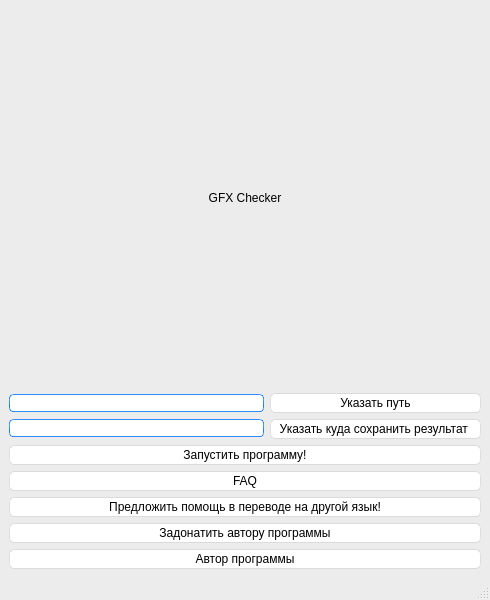
<?xml version="1.0" encoding="UTF-8"?>
<ui version="4.0">
 <class>Startwindow</class>
 <widget class="QMainWindow" name="Startwindow">
  <property name="geometry">
   <rect>
    <x>0</x>
    <y>0</y>
    <width>490</width>
    <height>600</height>
   </rect>
  </property>
  <property name="windowTitle">
   <string>GFX Checker</string>
  </property>
  <property name="styleSheet">
   <string notr="true">/*
Aqua Style Sheet for QT Applications
Author: Jaime A. Quiroga P.
Company: GTRONICK
Last updated: 22/01/2019, 07:55.
Available at: https://github.com/GTRONICK/QSS/blob/master/Aqua.qss
*/
QMainWindow {
	background-color:#ececec;
}
QTextEdit {
	border-width: 1px;
	border-style: solid;
	border-color: qlineargradient(spread:pad, x1:0.5, y1:1, x2:0.5, y2:0, stop:0 rgba(0, 113, 255, 255), stop:1 rgba(91, 171, 252, 255));
}
QPlainTextEdit {
	border-width: 1px;
	border-style: solid;
	border-color: qlineargradient(spread:pad, x1:0.5, y1:1, x2:0.5, y2:0, stop:0 rgba(0, 113, 255, 255), stop:1 rgba(91, 171, 252, 255));
}
QToolButton {
	border-style: solid;
	border-top-color: qlineargradient(spread:pad, x1:0.5, y1:1, x2:0.5, y2:0, stop:0 rgb(215, 215, 215), stop:1 rgb(222, 222, 222));
	border-right-color: qlineargradient(spread:pad, x1:0, y1:0.5, x2:1, y2:0.5, stop:0 rgb(217, 217, 217), stop:1 rgb(227, 227, 227));
	border-left-color: qlineargradient(spread:pad, x1:0, y1:0.5, x2:1, y2:0.5, stop:0 rgb(227, 227, 227), stop:1 rgb(217, 217, 217));
	border-bottom-color: qlineargradient(spread:pad, x1:0.5, y1:1, x2:0.5, y2:0, stop:0 rgb(215, 215, 215), stop:1 rgb(222, 222, 222));
	border-width: 1px;
	border-radius: 5px;
	color: rgb(0,0,0);
	padding: 2px;
	background-color: rgb(255,255,255);
}
QToolButton:hover{
	border-style: solid;
	border-top-color: qlineargradient(spread:pad, x1:0.5, y1:1, x2:0.5, y2:0, stop:0 rgb(195, 195, 195), stop:1 rgb(222, 222, 222));
	border-right-color: qlineargradient(spread:pad, x1:0, y1:0.5, x2:1, y2:0.5, stop:0 rgb(197, 197, 197), stop:1 rgb(227, 227, 227));
	border-left-color: qlineargradient(spread:pad, x1:0, y1:0.5, x2:1, y2:0.5, stop:0 rgb(227, 227, 227), stop:1 rgb(197, 197, 197));
	border-bottom-color: qlineargradient(spread:pad, x1:0.5, y1:1, x2:0.5, y2:0, stop:0 rgb(195, 195, 195), stop:1 rgb(222, 222, 222));
	border-width: 1px;
	border-radius: 5px;
	color: rgb(0,0,0);
	padding: 2px;
	background-color: rgb(255,255,255);
}
QToolButton:pressed{
	border-style: solid;
	border-top-color: qlineargradient(spread:pad, x1:0.5, y1:1, x2:0.5, y2:0, stop:0 rgb(215, 215, 215), stop:1 rgb(222, 222, 222));
	border-right-color: qlineargradient(spread:pad, x1:0, y1:0.5, x2:1, y2:0.5, stop:0 rgb(217, 217, 217), stop:1 rgb(227, 227, 227));
	border-left-color: qlineargradient(spread:pad, x1:0, y1:0.5, x2:1, y2:0.5, stop:0 rgb(227, 227, 227), stop:1 rgb(217, 217, 217));
	border-bottom-color: qlineargradient(spread:pad, x1:0.5, y1:1, x2:0.5, y2:0, stop:0 rgb(215, 215, 215), stop:1 rgb(222, 222, 222));
	border-width: 1px;
	border-radius: 5px;
	color: rgb(0,0,0);
	padding: 2px;
	background-color: rgb(142,142,142);
}
QPushButton{
	border-style: solid;
	border-top-color: qlineargradient(spread:pad, x1:0.5, y1:1, x2:0.5, y2:0, stop:0 rgb(215, 215, 215), stop:1 rgb(222, 222, 222));
	border-right-color: qlineargradient(spread:pad, x1:0, y1:0.5, x2:1, y2:0.5, stop:0 rgb(217, 217, 217), stop:1 rgb(227, 227, 227));
	border-left-color: qlineargradient(spread:pad, x1:0, y1:0.5, x2:1, y2:0.5, stop:0 rgb(227, 227, 227), stop:1 rgb(217, 217, 217));
	border-bottom-color: qlineargradient(spread:pad, x1:0.5, y1:1, x2:0.5, y2:0, stop:0 rgb(215, 215, 215), stop:1 rgb(222, 222, 222));
	border-width: 1px;
	border-radius: 5px;
	color: rgb(0,0,0);
	padding: 2px;
	background-color: rgb(255,255,255);
}
QPushButton::default{
	border-style: solid;
	border-top-color: qlineargradient(spread:pad, x1:0.5, y1:1, x2:0.5, y2:0, stop:0 rgb(215, 215, 215), stop:1 rgb(222, 222, 222));
	border-right-color: qlineargradient(spread:pad, x1:0, y1:0.5, x2:1, y2:0.5, stop:0 rgb(217, 217, 217), stop:1 rgb(227, 227, 227));
	border-left-color: qlineargradient(spread:pad, x1:0, y1:0.5, x2:1, y2:0.5, stop:0 rgb(227, 227, 227), stop:1 rgb(217, 217, 217));
	border-bottom-color: qlineargradient(spread:pad, x1:0.5, y1:1, x2:0.5, y2:0, stop:0 rgb(215, 215, 215), stop:1 rgb(222, 222, 222));
	border-width: 1px;
	border-radius: 5px;
	color: rgb(0,0,0);
	padding: 2px;
	background-color: rgb(255,255,255);
}
QPushButton:hover{
	border-style: solid;
	border-top-color: qlineargradient(spread:pad, x1:0.5, y1:1, x2:0.5, y2:0, stop:0 rgb(195, 195, 195), stop:1 rgb(222, 222, 222));
	border-right-color: qlineargradient(spread:pad, x1:0, y1:0.5, x2:1, y2:0.5, stop:0 rgb(197, 197, 197), stop:1 rgb(227, 227, 227));
	border-left-color: qlineargradient(spread:pad, x1:0, y1:0.5, x2:1, y2:0.5, stop:0 rgb(227, 227, 227), stop:1 rgb(197, 197, 197));
	border-bottom-color: qlineargradient(spread:pad, x1:0.5, y1:1, x2:0.5, y2:0, stop:0 rgb(195, 195, 195), stop:1 rgb(222, 222, 222));
	border-width: 1px;
	border-radius: 5px;
	color: rgb(0,0,0);
	padding: 2px;
	background-color: rgb(255,255,255);
}
QPushButton:pressed{
	border-style: solid;
	border-top-color: qlineargradient(spread:pad, x1:0.5, y1:1, x2:0.5, y2:0, stop:0 rgb(215, 215, 215), stop:1 rgb(222, 222, 222));
	border-right-color: qlineargradient(spread:pad, x1:0, y1:0.5, x2:1, y2:0.5, stop:0 rgb(217, 217, 217), stop:1 rgb(227, 227, 227));
	border-left-color: qlineargradient(spread:pad, x1:0, y1:0.5, x2:1, y2:0.5, stop:0 rgb(227, 227, 227), stop:1 rgb(217, 217, 217));
	border-bottom-color: qlineargradient(spread:pad, x1:0.5, y1:1, x2:0.5, y2:0, stop:0 rgb(215, 215, 215), stop:1 rgb(222, 222, 222));
	border-width: 1px;
	border-radius: 5px;
	color: rgb(0,0,0);
	padding: 2px;
	background-color: rgb(142,142,142);
}
QPushButton:disabled{
	border-style: solid;
	border-top-color: qlineargradient(spread:pad, x1:0.5, y1:1, x2:0.5, y2:0, stop:0 rgb(215, 215, 215), stop:1 rgb(222, 222, 222));
	border-right-color: qlineargradient(spread:pad, x1:0, y1:0.5, x2:1, y2:0.5, stop:0 rgb(217, 217, 217), stop:1 rgb(227, 227, 227));
	border-left-color: qlineargradient(spread:pad, x1:0, y1:0.5, x2:1, y2:0.5, stop:0 rgb(227, 227, 227), stop:1 rgb(217, 217, 217));
	border-bottom-color: qlineargradient(spread:pad, x1:0.5, y1:1, x2:0.5, y2:0, stop:0 rgb(215, 215, 215), stop:1 rgb(222, 222, 222));
	border-width: 1px;
	border-radius: 5px;
	color: #808086;
	padding: 2px;
	background-color: rgb(142,142,142);
}
QLineEdit {
	border-width: 1px; border-radius: 4px;
	border-style: solid;
	border-color: qlineargradient(spread:pad, x1:0.5, y1:1, x2:0.5, y2:0, stop:0 rgba(0, 113, 255, 255), stop:1 rgba(91, 171, 252, 255));
}
QLabel {
	color: #000000;
}
QLCDNumber {
	color: rgb(0, 113, 255, 255);
}
QProgressBar {
	text-align: center;
	color: rgb(240, 240, 240);
	border-width: 1px; 
	border-radius: 10px;
	border-color: rgb(230, 230, 230);
	border-style: solid;
	background-color:rgb(207,207,207);
}
QProgressBar::chunk {
	background-color: qlineargradient(spread:pad, x1:0.5, y1:1, x2:0.5, y2:0, stop:0 rgba(49, 147, 250, 255), stop:1 rgba(34, 142, 255, 255));
	border-radius: 10px;
}
QMenuBar {
	background-color: qlineargradient(spread:pad, x1:0.5, y1:1, x2:0.5, y2:0, stop:0 rgba(207, 209, 207, 255), stop:1 rgba(230, 229, 230, 255));
}
QMenuBar::item {
	color: #000000;
  	spacing: 3px;
  	padding: 1px 4px;
	background-color: qlineargradient(spread:pad, x1:0.5, y1:1, x2:0.5, y2:0, stop:0 rgba(207, 209, 207, 255), stop:1 rgba(230, 229, 230, 255));
}

QMenuBar::item:selected {
  	background-color: qlineargradient(spread:pad, x1:0.5, y1:1, x2:0.5, y2:0, stop:0 rgba(0, 113, 255, 255), stop:1 rgba(91, 171, 252, 255));
	color: #FFFFFF;
}
QMenu::item:selected {
	border-style: solid;
	border-top-color: transparent;
	border-right-color: transparent;
	border-left-color: qlineargradient(spread:pad, x1:0.5, y1:1, x2:0.5, y2:0, stop:0 rgba(0, 113, 255, 255), stop:1 rgba(91, 171, 252, 255));
	border-bottom-color: transparent;
	border-left-width: 2px;
	color: #000000;
	padding-left:15px;
	padding-top:4px;
	padding-bottom:4px;
	padding-right:7px;
}
QMenu::item {
	border-style: solid;
	border-top-color: transparent;
	border-right-color: transparent;
	border-left-color: transparent;
	border-bottom-color: transparent;
	border-bottom-width: 1px;
	color: #000000;
	padding-left:17px;
	padding-top:4px;
	padding-bottom:4px;
	padding-right:7px;
}
QTabWidget {
	color:rgb(0,0,0);
	background-color:#000000;
}
QTabWidget::pane {
		border-color: rgb(223,223,223);
		background-color:rgb(226,226,226);
		border-style: solid;
		border-width: 2px;
    	border-radius: 6px;
}
QTabBar::tab:first {
	border-style: solid;
	border-left-width:1px;
	border-right-width:0px;
	border-top-width:1px;
	border-bottom-width:1px;
	border-top-color: rgb(209,209,209);
	border-left-color: qlineargradient(spread:pad, x1:0.5, y1:1, x2:0.5, y2:0, stop:0 rgba(209, 209, 209, 209), stop:1 rgba(229, 229, 229, 229));
	border-bottom-color: rgb(229,229,229);
	border-top-left-radius: 4px;
	border-bottom-left-radius: 4px;
	color: #000000;
	padding: 3px;
	margin-left:0px;
	background-color: qlineargradient(spread:pad, x1:0.5, y1:1, x2:0.5, y2:0, stop:0 rgba(247, 247, 247, 255), stop:1 rgba(255, 255, 255, 255));
}
QTabBar::tab:last {
	border-style: solid;
	border-width:1px;
	border-top-color: rgb(209,209,209);
	border-left-color: qlineargradient(spread:pad, x1:0.5, y1:1, x2:0.5, y2:0, stop:0 rgba(209, 209, 209, 209), stop:1 rgba(229, 229, 229, 229));
	border-right-color: qlineargradient(spread:pad, x1:0.5, y1:1, x2:0.5, y2:0, stop:0 rgba(209, 209, 209, 209), stop:1 rgba(229, 229, 229, 229));
	border-bottom-color: rgb(229,229,229);
	border-top-right-radius: 4px;
	border-bottom-right-radius: 4px;
	color: #000000;
	padding: 3px;
	margin-left:0px;
	background-color: qlineargradient(spread:pad, x1:0.5, y1:1, x2:0.5, y2:0, stop:0 rgba(247, 247, 247, 255), stop:1 rgba(255, 255, 255, 255));
}
QTabBar::tab {
	border-style: solid;
	border-top-width:1px;
	border-bottom-width:1px;
	border-left-width:1px;
	border-top-color: rgb(209,209,209);
	border-left-color: qlineargradient(spread:pad, x1:0.5, y1:1, x2:0.5, y2:0, stop:0 rgba(209, 209, 209, 209), stop:1 rgba(229, 229, 229, 229));
	border-bottom-color: rgb(229,229,229);
	color: #000000;
	padding: 3px;
	margin-left:0px;
	background-color: qlineargradient(spread:pad, x1:0.5, y1:1, x2:0.5, y2:0, stop:0 rgba(247, 247, 247, 255), stop:1 rgba(255, 255, 255, 255));
}
QTabBar::tab:selected, QTabBar::tab:last:selected, QTabBar::tab:hover {
  	border-style: solid;
  	border-left-width:1px;
	border-right-color: transparent;
	border-top-color: rgb(209,209,209);
	border-left-color: qlineargradient(spread:pad, x1:0.5, y1:1, x2:0.5, y2:0, stop:0 rgba(209, 209, 209, 209), stop:1 rgba(229, 229, 229, 229));
	border-bottom-color: rgb(229,229,229);
	color: #FFFFFF;
	padding: 3px;
	margin-left:0px;
	background-color: qlineargradient(spread:pad, x1:0.5, y1:1, x2:0.5, y2:0, stop:0 rgba(0, 113, 255, 255), stop:1 rgba(91, 171, 252, 255));
}

QTabBar::tab:selected, QTabBar::tab:first:selected, QTabBar::tab:hover {
  	border-style: solid;
  	border-left-width:1px;
  	border-bottom-width:1px;
  	border-top-width:1px;
	border-right-color: transparent;
	border-top-color: rgb(209,209,209);
	border-left-color: qlineargradient(spread:pad, x1:0.5, y1:1, x2:0.5, y2:0, stop:0 rgba(209, 209, 209, 209), stop:1 rgba(229, 229, 229, 229));
	border-bottom-color: rgb(229,229,229);
	color: #FFFFFF;
	padding: 3px;
	margin-left:0px;
	background-color: qlineargradient(spread:pad, x1:0.5, y1:1, x2:0.5, y2:0, stop:0 rgba(0, 113, 255, 255), stop:1 rgba(91, 171, 252, 255));
}

QCheckBox {
	color: #000000;
	padding: 2px;
}
QCheckBox:disabled {
	color: #808086;
	padding: 2px;
}

QCheckBox:hover {
	border-radius:4px;
	border-style:solid;
	padding-left: 1px;
	padding-right: 1px;
	padding-bottom: 1px;
	padding-top: 1px;
	border-width:1px;
	border-color: transparent;
}
QCheckBox::indicator:checked {

	height: 10px;
	width: 10px;
	border-style:solid;
	border-width: 1px;
	border-color: qlineargradient(spread:pad, x1:0.5, y1:1, x2:0.5, y2:0, stop:0 rgba(0, 113, 255, 255), stop:1 rgba(91, 171, 252, 255));
	color: #000000;
	background-color: qlineargradient(spread:pad, x1:0.5, y1:1, x2:0.5, y2:0, stop:0 rgba(0, 113, 255, 255), stop:1 rgba(91, 171, 252, 255));
}
QCheckBox::indicator:unchecked {

	height: 10px;
	width: 10px;
	border-style:solid;
	border-width: 1px;
	border-color: qlineargradient(spread:pad, x1:0.5, y1:1, x2:0.5, y2:0, stop:0 rgba(0, 113, 255, 255), stop:1 rgba(91, 171, 252, 255));
	color: #000000;
}
QRadioButton {
	color: 000000;
	padding: 1px;
}
QRadioButton::indicator:checked {
	height: 10px;
	width: 10px;
	border-style:solid;
	border-radius:5px;
	border-width: 1px;
	border-color: qlineargradient(spread:pad, x1:0.5, y1:1, x2:0.5, y2:0, stop:0 rgba(0, 113, 255, 255), stop:1 rgba(91, 171, 252, 255));
	color: #a9b7c6;
	background-color: qlineargradient(spread:pad, x1:0.5, y1:1, x2:0.5, y2:0, stop:0 rgba(0, 113, 255, 255), stop:1 rgba(91, 171, 252, 255));
}
QRadioButton::indicator:!checked {
	height: 10px;
	width: 10px;
	border-style:solid;
	border-radius:5px;
	border-width: 1px;
	border-color: qlineargradient(spread:pad, x1:0.5, y1:1, x2:0.5, y2:0, stop:0 rgba(0, 113, 255, 255), stop:1 rgba(91, 171, 252, 255));
	color: #a9b7c6;
	background-color: transparent;
}
QStatusBar {
	color:#027f7f;
}
QSpinBox {
	border-style: solid;
	border-width: 1px;
	border-color: qlineargradient(spread:pad, x1:0.5, y1:1, x2:0.5, y2:0, stop:0 rgba(0, 113, 255, 255), stop:1 rgba(91, 171, 252, 255));
}
QDoubleSpinBox {
	border-style: solid;
	border-width: 1px;
	border-color: qlineargradient(spread:pad, x1:0.5, y1:1, x2:0.5, y2:0, stop:0 rgba(0, 113, 255, 255), stop:1 rgba(91, 171, 252, 255));
}
QTimeEdit {
	border-style: solid;
	border-width: 1px;
	border-color: qlineargradient(spread:pad, x1:0.5, y1:1, x2:0.5, y2:0, stop:0 rgba(0, 113, 255, 255), stop:1 rgba(91, 171, 252, 255));
}
QDateTimeEdit {
	border-style: solid;
	border-width: 1px;
	border-color: qlineargradient(spread:pad, x1:0.5, y1:1, x2:0.5, y2:0, stop:0 rgba(0, 113, 255, 255), stop:1 rgba(91, 171, 252, 255));
}
QDateEdit {
	border-style: solid;
	border-width: 1px;
	border-color: qlineargradient(spread:pad, x1:0.5, y1:1, x2:0.5, y2:0, stop:0 rgba(0, 113, 255, 255), stop:1 rgba(91, 171, 252, 255));
}

QToolBox {
	color: #a9b7c6;
	background-color:#000000;
}
QToolBox::tab {
	color: #a9b7c6;
	background-color:#000000;
}
QToolBox::tab:selected {
	color: #FFFFFF;
	background-color:#000000;
}
QScrollArea {
	color: #FFFFFF;
	background-color:#000000;
}
QSlider::groove:horizontal {
	height: 5px;
	background-color: qlineargradient(spread:pad, x1:0.5, y1:1, x2:0.5, y2:0, stop:0 rgba(49, 147, 250, 255), stop:1 rgba(34, 142, 255, 255));
}
QSlider::groove:vertical {
	width: 5px;
	background-color: qlineargradient(spread:pad, x1:0.5, y1:1, x2:0.5, y2:0, stop:0 rgba(49, 147, 250, 255), stop:1 rgba(34, 142, 255, 255));
}
QSlider::handle:horizontal {
	background: rgb(253,253,253);
	border-style: solid;
	border-width: 1px;
	border-color: rgb(207,207,207);
	width: 12px;
	margin: -5px 0;
	border-radius: 7px;
}
QSlider::handle:vertical {
	background: rgb(253,253,253);
	border-style: solid;
	border-width: 1px;
	border-color: rgb(207,207,207);
	height: 12px;
	margin: 0 -5px;
	border-radius: 7px;
}
QSlider::add-page:horizontal {
    background: rgb(181,181,181);
}
QSlider::add-page:vertical {
    background: rgb(181,181,181);
}
QSlider::sub-page:horizontal {
    background-color: qlineargradient(spread:pad, x1:0.5, y1:1, x2:0.5, y2:0, stop:0 rgba(49, 147, 250, 255), stop:1 rgba(34, 142, 255, 255));
}
QSlider::sub-page:vertical {
    background-color: qlineargradient(spread:pad, y1:0.5, x1:1, y2:0.5, x2:0, stop:0 rgba(49, 147, 250, 255), stop:1 rgba(34, 142, 255, 255));
}
QScrollBar:horizontal {
	max-height: 20px;
	border: 1px transparent grey;
	margin: 0px 20px 0px 20px;
}
QScrollBar:vertical {
	max-width: 20px;
	border: 1px transparent grey;
	margin: 20px 0px 20px 0px;
}
QScrollBar::handle:horizontal {
	background: rgb(253,253,253);
	border-style: solid;
	border-width: 1px;
	border-color: rgb(207,207,207);
	border-radius: 7px;
	min-width: 25px;
}
QScrollBar::handle:horizontal:hover {
	background: rgb(253,253,253);
	border-style: solid;
	border-width: 1px;
	border-color: rgb(147, 200, 200);
	border-radius: 7px;
	min-width: 25px;
}
QScrollBar::handle:vertical {
	background: rgb(253,253,253);
	border-style: solid;
	border-width: 1px;
	border-color: rgb(207,207,207);
	border-radius: 7px;
	min-height: 25px;
}
QScrollBar::handle:vertical:hover {
	background: rgb(253,253,253);
	border-style: solid;
	border-width: 1px;
	border-color: rgb(147, 200, 200);
	border-radius: 7px;
	min-height: 25px;
}
QScrollBar::add-line:horizontal {
   border: 2px transparent grey;
   border-top-right-radius: 7px;
   border-bottom-right-radius: 7px;
   background: rgba(34, 142, 255, 255);
   width: 20px;
   subcontrol-position: right;
   subcontrol-origin: margin;
}
QScrollBar::add-line:horizontal:pressed {
   border: 2px transparent grey;
   border-top-right-radius: 7px;
   border-bottom-right-radius: 7px;
   background: rgb(181,181,181);
   width: 20px;
   subcontrol-position: right;
   subcontrol-origin: margin;
}
QScrollBar::add-line:vertical {
   border: 2px transparent grey;
   border-bottom-left-radius: 7px;
   border-bottom-right-radius: 7px;
   background: rgba(34, 142, 255, 255);
   height: 20px;
   subcontrol-position: bottom;
   subcontrol-origin: margin;
}
QScrollBar::add-line:vertical:pressed {
   border: 2px transparent grey;
   border-bottom-left-radius: 7px;
   border-bottom-right-radius: 7px;
   background: rgb(181,181,181);
   height: 20px;
   subcontrol-position: bottom;
   subcontrol-origin: margin;
}
QScrollBar::sub-line:horizontal {
   border: 2px transparent grey;
   border-top-left-radius: 7px;
   border-bottom-left-radius: 7px;
   background: rgba(34, 142, 255, 255);
   width: 20px;
   subcontrol-position: left;
   subcontrol-origin: margin;
}
QScrollBar::sub-line:horizontal:pressed {
   border: 2px transparent grey;
   border-top-left-radius: 7px;
   border-bottom-left-radius: 7px;
   background: rgb(181,181,181);
   width: 20px;
   subcontrol-position: left;
   subcontrol-origin: margin;
}
QScrollBar::sub-line:vertical {
   border: 2px transparent grey;
   border-top-left-radius: 7px;
   border-top-right-radius: 7px;
   background: rgba(34, 142, 255, 255);
   height: 20px;
   subcontrol-position: top;
   subcontrol-origin: margin;
}
QScrollBar::sub-line:vertical:pressed {
   border: 2px transparent grey;
   border-top-left-radius: 7px;
   border-top-right-radius: 7px;
   background: rgb(181,181,181);
   height: 20px;
   subcontrol-position: top;
   subcontrol-origin: margin;
}
QScrollBar::left-arrow:horizontal {
   border: 1px transparent grey;
   border-top-left-radius: 3px;
   border-bottom-left-radius: 3px;
   width: 6px;
   height: 6px;
   background: white;
}
QScrollBar::right-arrow:horizontal {
   border: 1px transparent grey;
   border-top-right-radius: 3px;
   border-bottom-right-radius: 3px;
   width: 6px;
   height: 6px;
   background: white;
}
QScrollBar::up-arrow:vertical {
   border: 1px transparent grey;
   border-top-left-radius: 3px;
   border-top-right-radius: 3px;
   width: 6px;
   height: 6px;
   background: white;
}
QScrollBar::down-arrow:vertical {
   border: 1px transparent grey;
   border-bottom-left-radius: 3px;
   border-bottom-right-radius: 3px;
   width: 6px;
   height: 6px;
   background: white;
}
QScrollBar::add-page:horizontal, QScrollBar::sub-page:horizontal {
   background: none;
}
QScrollBar::add-page:vertical, QScrollBar::sub-page:vertical {
   background: none;
}
</string>
  </property>
  <widget class="QWidget" name="centralwidget">
   <layout class="QGridLayout" name="gridLayout">
    <item row="0" column="0">
     <spacer name="verticalSpacer">
      <property name="orientation">
       <enum>Qt::Vertical</enum>
      </property>
      <property name="sizeHint" stdset="0">
       <size>
        <width>20</width>
        <height>40</height>
       </size>
      </property>
     </spacer>
    </item>
    <item row="1" column="0">
     <widget class="QLabel" name="main_text">
      <property name="enabled">
       <bool>true</bool>
      </property>
      <property name="layoutDirection">
       <enum>Qt::RightToLeft</enum>
      </property>
      <property name="autoFillBackground">
       <bool>false</bool>
      </property>
      <property name="styleSheet">
       <string notr="true">font: 16pt &quot;Brush King&quot;;</string>
      </property>
      <property name="text">
       <string>GFX Checker</string>
      </property>
      <property name="textFormat">
       <enum>Qt::AutoText</enum>
      </property>
      <property name="alignment">
       <set>Qt::AlignCenter</set>
      </property>
     </widget>
    </item>
    <item row="3" column="0">
     <layout class="QVBoxLayout" name="verticalLayout_4">
      <item>
       <layout class="QHBoxLayout" name="horizontalLayout">
        <item>
         <layout class="QVBoxLayout" name="verticalLayout_2">
          <item>
           <widget class="QLineEdit" name="lineEdit_index"/>
          </item>
          <item>
           <widget class="QLineEdit" name="lineEdit_save"/>
          </item>
         </layout>
        </item>
        <item>
         <layout class="QVBoxLayout" name="verticalLayout_3">
          <item>
           <widget class="QPushButton" name="path_index">
            <property name="text">
             <string>Указать путь</string>
            </property>
           </widget>
          </item>
          <item>
           <widget class="QPushButton" name="path_save">
            <property name="text">
             <string>  Указать куда сохранить результат   </string>
            </property>
           </widget>
          </item>
         </layout>
        </item>
       </layout>
      </item>
      <item>
       <layout class="QVBoxLayout" name="verticalLayout">
        <item>
         <widget class="QPushButton" name="start_program">
          <property name="text">
           <string>Запустить программу!</string>
          </property>
         </widget>
        </item>
        <item>
         <widget class="QPushButton" name="faq_button">
          <property name="text">
           <string>FAQ</string>
          </property>
         </widget>
        </item>
        <item>
         <widget class="QPushButton" name="help_local">
          <property name="text">
           <string>Предложить помощь в переводе на другой язык!</string>
          </property>
         </widget>
        </item>
        <item>
         <widget class="QPushButton" name="donate_button">
          <property name="text">
           <string>Задонатить автору программы</string>
          </property>
         </widget>
        </item>
        <item>
         <widget class="QPushButton" name="author_program_button">
          <property name="text">
           <string>Автор программы</string>
          </property>
         </widget>
        </item>
       </layout>
      </item>
     </layout>
    </item>
    <item row="2" column="0">
     <spacer name="verticalSpacer_2">
      <property name="orientation">
       <enum>Qt::Vertical</enum>
      </property>
      <property name="sizeHint" stdset="0">
       <size>
        <width>20</width>
        <height>40</height>
       </size>
      </property>
     </spacer>
    </item>
   </layout>
  </widget>
  <widget class="QMenuBar" name="menubar">
   <property name="geometry">
    <rect>
     <x>0</x>
     <y>0</y>
     <width>490</width>
     <height>19</height>
    </rect>
   </property>
  </widget>
  <widget class="QStatusBar" name="statusbar"/>
 </widget>
 <resources/>
 <connections/>
</ui>
